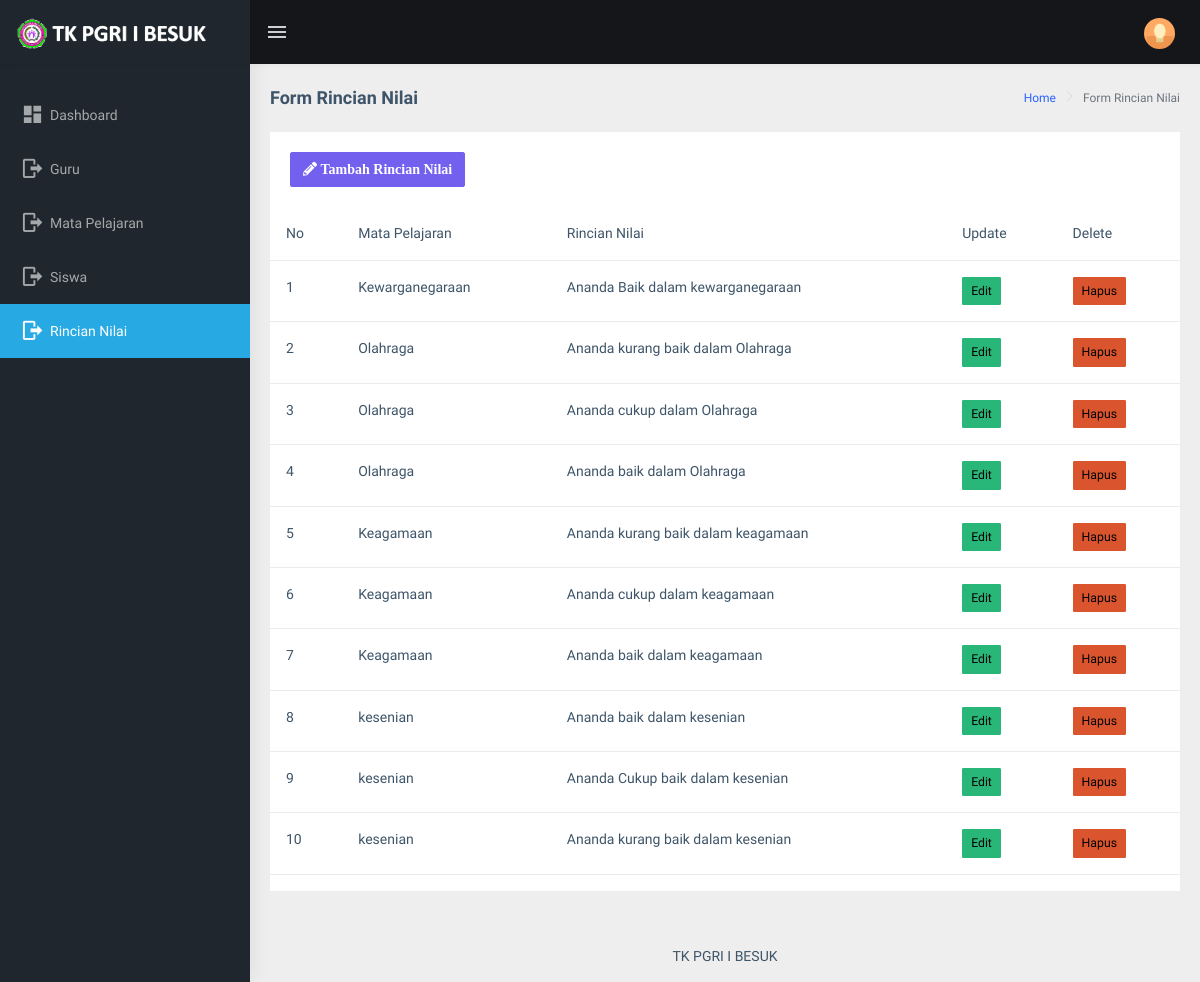
Screenshot of /rinciannilai/ (signed in) with the database file from the repository.
### digital/models.py (models this page shows, shortened)
class RincianNilai(models.Model):
    nama_mapel = models.ForeignKey(Mapel, blank=True, null=True, on_delete=models.SET_NULL)
    rincian_nilai = models.CharField(max_length=200, blank=True, null=True)
    class Meta:
         verbose_name_plural = "RincianNilai"

class Mapel(models.Model):
    kode_mapel = models.CharField(max_length=200, unique =True, null=True)
    nama_mapel = models.CharField(max_length=200, blank=True, null=True)
    def __str__(self):
        return self.nama_mapel
    class Meta:
        verbose_name_plural = "Mapel"

### digital/decorators.py (the view)
        def perubahan_halaman(request, *args, **kwargs):
            group = None
            if request.user.groups.exists():
                group = request.user.groups.all()[0].name
            if group in yang_diizinkan :
                return fungsi_awal(request, *args, **kwargs)
            if group == 'guru':
                return redirect('nilai')
            else:
                return HttpResponse('<h2><center>Anda Tidak Diijinkan Ke Tampilan ini</center></h2>')

### digital/views.py (called while the page is built)
@login_required(login_url='login')
@ijinkan_pengguna(yang_diizinkan=['admin'])
def rinciannilai(request):
    data = RincianNilai.objects.order_by('-id')
    context ={
        "menu" : 'Form Rincian Nilai',
        "page" : 'halaman rincian nilai',
        'datarinciannilai' : data
    }
    return render(request, 'data/formrinciannilai.html', context)

### digital/templates/data/formrinciannilai.html
{% extends "base.html" %}
{% load static %}
{% block content %}
        <div class="page-wrapper">
            <div class="page-breadcrumb">
                <div class="row">
                    <div class="col-12 d-flex no-block align-items-center">
                        <h4 class="page-title">{{menu}}</h4>
                        <div class="ms-auto text-end">
                            <nav aria-label="breadcrumb">
                                <ol class="breadcrumb">
                                    <li class="breadcrumb-item"><a href="#">Home</a></li>
                                    <li class="breadcrumb-item active" aria-current="page">{{menu}}</li>
                                </ol>
                            </nav>
                        </div>
                    </div>
                </div>
            </div>
            <div class="container-fluid">
                 <div class="col-12">
                 <div class="card">
                            <div class="card-body">
                            <a href="{% url 'inputrinciannilai' %}" type="button" class="btn btn-primary"><i class="fas fa-pencil-alt"> Tambah Rincian Nilai</i></a>
                            <br/>
                            </div>
                            <table class="table">
                                <thead>
                                    <tr>
                                        <th scope="col">No</th>
                                        <th scope="col">Mata Pelajaran</th>
                                        <th scope="col">Rincian Nilai</th>
                                        <th scope="col">Update</th>
                                        <th scope="col">Delete</th>
                                    </tr>
                                </thead>
                                <tbody>
                                {% for rcn in datarinciannilai %}
                                 <tr>
                                        <td>{{ forloop.counter }}</td>
                                        <td>{{ rcn.nama_mapel }}</td>
                                        <td>{{ rcn.rincian_nilai }}</td>
                                        <td><a href="{% url 'updaterinciannilai' rcn.id %}" class="btn btn-success btn-sm">Edit</a></td>
                                        <td><a href="{% url 'deleterinciannilai' rcn.id %}" class="btn btn-danger btn-sm">Hapus</a}</td>
                                    </tr>
                                {% empty %}
                                <tr>
                                    <td colspan="6" align="center"> Data Masih Kosong</td>
                                </tr>
                                {% endfor %}
                                </tbody>
                            </table>
                        </div>
                 </div>
            </div>
{% endblock content %}

### rows the page displays
RincianNilai: nama_mapel "Kewarganegaraan", rincian_nilai "Ananda Baik dalam kewarganegaraan"
RincianNilai: nama_mapel "Olahraga", rincian_nilai "Ananda kurang baik dalam Olahraga"
RincianNilai: nama_mapel "Olahraga", rincian_nilai "Ananda cukup dalam Olahraga"
RincianNilai: nama_mapel "Olahraga", rincian_nilai "Ananda baik dalam Olahraga"
RincianNilai: nama_mapel "Keagamaan", rincian_nilai "Ananda kurang baik dalam keagamaan"
RincianNilai: nama_mapel "Keagamaan", rincian_nilai "Ananda cukup dalam keagamaan"
RincianNilai: nama_mapel "Keagamaan", rincian_nilai "Ananda baik dalam keagamaan"
RincianNilai: nama_mapel "kesenian", rincian_nilai "Ananda baik dalam kesenian"
RincianNilai: nama_mapel "kesenian", rincian_nilai "Ananda Cukup baik dalam kesenian"
RincianNilai: nama_mapel "kesenian", rincian_nilai "Ananda kurang baik dalam kesenian"

### other values shown
{{ menu }} "Form Rincian Nilai"
